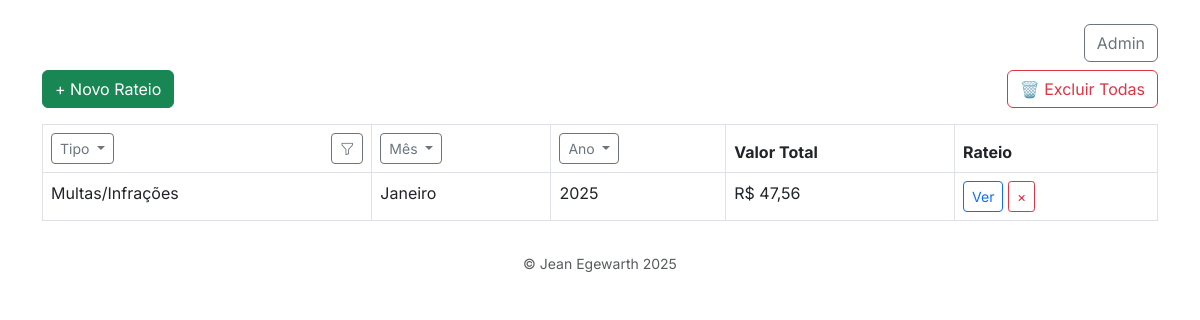
The page /despesas/ on the database its author committed.
### despesas/models.py (models this page shows, shortened)
class Despesa(models.Model):
    tipo         = models.ForeignKey(TipoDespesa, on_delete=models.CASCADE)
    valor_total  = models.DecimalField(max_digits=10, decimal_places=2)
    mes          = models.CharField(max_length=2, choices=MESES_CHOICES)
    ano          = models.IntegerField(choices=[(y, y) for y in range(2025, 2028)])
    descricao    = models.CharField("Descrição única", max_length=350, blank=True, null=True)
    fatura_agua    = models.DecimalField(
        "R$ Fatura", max_digits=12, decimal_places=2,
        null=True, blank=True
    )
    m3_total_agua  = models.DecimalField(
        "m³ Total", max_digits=10, decimal_places=4,
        null=True, blank=True
    )
    valor_m3_agua  = models.DecimalField(
        "R$/m³ Água", max_digits=10, decimal_places=4,
        null=True, blank=True
    )
    gas_leituras = JSONField(blank=True, null=True)
    agua_leituras= JSONField("Leituras de Água", blank=True, null=True)
    energia_leituras = JSONField("Leituras de Energia", blank=True, null=True)
    @property
    def valor_m3_agua(self):
        if self.agua_leituras and 'params' in self.agua_leituras:
            return (self.agua_leituras or {}).get('params', {}).get('valor_m3_agua')
        return None

class TipoDespesa(models.Model):
    nome = models.CharField("Tipo de Despesa", max_length=100)

### despesas/views.py (the view)
# urls.py: path('', lista_despesas, name='lista_despesas'),
def lista_despesas(request):
    current_sort = request.GET.get('sort', 'recentes')
    qs = Despesa.objects.exclude(tipo__nome__iexact='Fundo de Reserva')
    tipo = request.GET.get('tipo')
    mes  = request.GET.get('mes')
    ano  = request.GET.get('ano')
    if tipo:
        qs = qs.filter(tipo_id=tipo)
    if mes:
        qs = qs.filter(mes=mes)
    if ano:
        qs = qs.filter(ano=ano)
    if current_sort == 'alpha':
        qs = qs.order_by('tipo__nome', 'ano', 'mes')
    else:
        qs = qs.order_by('-id')
    despesas = (
        qs
        .annotate(total_rateado=Sum('rateio__valor'))
        .filter(
            Q(total_rateado__gt=0)
            | Q(tipo__nome__iexact='Energia Áreas Comuns')
        )
    )
    for d in despesas:
        nome_tipo = (d.tipo.nome or '').strip().lower()
        if nome_tipo == 'energia áreas comuns':
            energia_salao = Despesa.objects.filter(
                tipo__nome__iexact='Energia Salão',
                mes=d.mes,
                ano=d.ano
            ).order_by('-id').first()
            if energia_salao and getattr(energia_salao, 'energia_leituras', None):
                params = energia_salao.energia_leituras.get('params', {})
                try:
                    fatura = Decimal(str(params.get('fatura', 0)))
                except:
                    fatura = Decimal('0')
                try:
                    custo_kwh = Decimal(str(params.get('custo_kwh', 0)))
                except:
                    custo_kwh = Decimal('0')
            else:
                fatura = Decimal('0')
                custo_kwh = Decimal('0')
            agreg = LeituraEnergia.objects.filter(
                mes=int(d.mes),
                ano=d.ano
            ).aggregate(total=Sum('leitura'))
            total_kwh = agreg.get('total') or Decimal('0')
            valor_calc = (fatura - (custo_kwh * total_kwh)).quantize(
                Decimal('0.01'),
                rounding=ROUND_HALF_UP
            )
            d.valor_exibido = valor_calc
        else:
            d.valor_exibido = d.valor_total
    anos_distintos = despesas.values_list('ano', flat=True).distinct()
    anos_distintos = sorted(int(a) for a in anos_distintos)
    meses_distintos = despesas.values_list('mes', flat=True).distinct()
    meses_distintos = sorted(int(m) for m in meses_distintos)
    tipos_distintos = TipoDespesa.objects.filter(
        id__in=despesas.values_list('tipo_id', flat=True).distinct()
    )
    return render(request, 'despesas/lista_despesas.html', {
        'despesas':         despesas,
        'MESES_CHOICES':    MESES_CHOICES,
        'MESES_DISTINTOS':  meses_distintos,
        'ANOS_DISPONIVEIS': ANOS_DISPONIVEIS,
        'ANOS_DISTINTOS':   anos_distintos,
        'tipos_distintos':  tipos_distintos,
        'current_sort':     current_sort,
    })

### despesas/templates/despesas/lista_despesas.html (shortened to what this page needs)
{% load extras %}
<!DOCTYPE html>
<html>
<head>
    <link rel="stylesheet" href="https://cdn.jsdelivr.net/npm/bootstrap-icons@1.10.5/font/bootstrap-icons.css">
    <link href="https://cdn.jsdelivr.net/npm/bootstrap@5.3.0/dist/css/bootstrap.min.css" rel="stylesheet">
</head>
<body class="container py-4">
  <div class="d-flex justify-content-between align-items-end mb-3">
    <a href="{% url 'nova_despesa' %}" class="btn btn-success">
      + Novo Rateio
    </a>
    <div class="d-flex flex-column align-items-end">
      <a href="{% url 'admin:index' %}" class="btn btn-outline-secondary mb-2">
        Admin
      </a>
      <a href="{% url 'limpar_tudo' %}"
       class="btn btn-outline-danger"
       onclick="return confirm('Tem certeza que deseja excluir TODAS as despesas?');">
      🗑️ Excluir Todas
    </a>
    </div>
  </div>
    <table class="table table-bordered">
      <thead>
        <tr>
            <th>
              <div class="d-flex justify-content-between align-items-center">
                <div class="dropdown">
                  <button class="btn btn-sm btn-outline-secondary dropdown-toggle"
                          type="button" id="filtroTipo" data-bs-toggle="dropdown">
                    Tipo
                  </button>
                </div>
                <div class="dropdown ms-2">
                  <button class="btn btn-sm btn-outline-secondary"
                          type="button" data-bs-toggle="dropdown" aria-expanded="false">
                    <i class="bi bi-funnel"></i>
                  </button>
                </div>
              </div>
            </th>
            <th>
              <div class="dropdown">
                <button class="btn btn-sm btn-outline-secondary dropdown-toggle"
                        type="button" id="filtroMes" data-bs-toggle="dropdown" aria-expanded="false">
                  Mês
                </button>
              </div>
            </th>
            <th>
              <div class="dropdown">
                <button class="btn btn-sm btn-outline-secondary dropdown-toggle"
                        type="button" id="filtroAno" data-bs-toggle="dropdown" aria-expanded="false">
                  Ano
                </button>
              </div>
            </th>
          <th>Valor Total</th>
          <th>Rateio</th>
        </tr>
      </thead>
      <tbody>
        {% if despesas %}
          {% for despesa in despesas %}
          <tr>
            <td>{{ despesa.tipo.nome }}</td>
            <td>{{ despesa.get_mes_display }}</td>
            <td>{{ despesa.ano }}</td>
            <td class="valor-total" id="valor-total-despesa-{{ despesa.id }}">
              R$ {{ despesa.valor_total|floatformat:2 }}
            </td>
            <td>
              <a href="{% url 'ver_rateio' despesa.id %}" class="btn btn-sm btn-outline-primary">Ver</a>
              <button data-id="{{ despesa.id }}" class="btn btn-sm btn-outline-danger btn-excluir">×</button>
            </td>
          </tr>
          {% endfor %}
        {% else %}
          <tr>
            <td colspan="5" class="text-center text-muted">Nenhuma despesa cadastrada ainda.</td>
          </tr>
        {% endif %}
      </tbody>
    </table>
    <footer class="text-center text-muted py-3" style="font-size: 0.875rem;">
        &copy; Jean Egewarth 2025
    </footer>
</body>
</html>

### despesas/templates/despesas/lista_despesas.html (style rules this page uses)
body { font-family: 'Inter', sans-serif; }
.btn-outline-danger.btn-sm { padding: 0.25rem 0.5rem; font-size: 0.875rem; line-height: 1.5; border-radius: 0.2rem; }

### rows shown on the page
Despesa: tipo.nome "Multas/Infrações", mes "Janeiro", ano "2025", valor_total "47,56"
